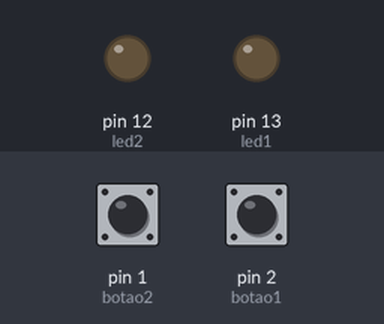
Simulated run of this sketch. Board: Arduino Uno, built with avr-gcc and run on an emulated ATmega328P. Shown: output pins drawn as LEDs (lit = HIGH). The inputs (shaded band) are chosen by the test bench; at power-on: pin 1 (botao2) HIGH, pin 2 (botao1) HIGH.

Above: at 1.2 s.
1.3 s: pin 1 (botao2) pulled LOW for 0.15 s
At 1.37 s:
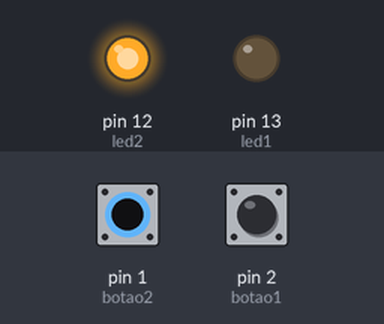
2.9 s: pin 2 (botao1) pulled LOW for 0.15 s
At 2.97 s:
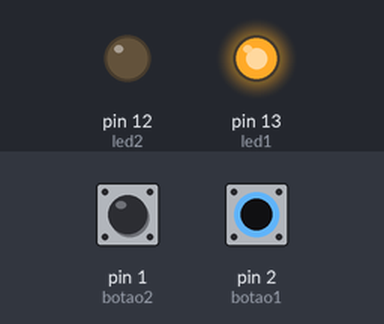
4.5 s: pin 2 (botao1) pulled LOW for 3.2 s
At 8.5 s:
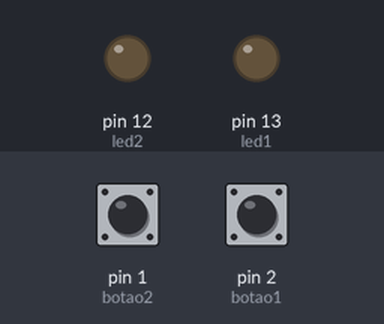
9.2 s: pin 1 (botao2) pulled LOW for 3.2 s
At 9.6 s:
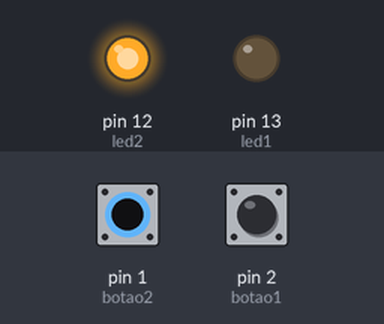
13.9 s: pin 1 (botao2) driven LOW and pin 2 (botao1) driven LOW
At 14.4 s:
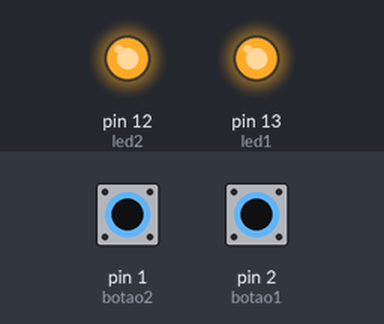
Timing chart, 0 to 16.4 s (numbered marks = the images above; inputs shaded):
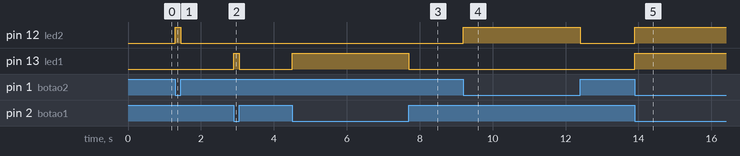

Measured:
- after the input at 1.3 s, pin 12 (led2): LOW → HIGH at once, → LOW 0.15 s later
- after the input at 2.9 s, pin 13 (led1): LOW → HIGH at once, → LOW 0.15 s later
- after the input at 4.5 s, pin 13 (led1): LOW → HIGH at once, → LOW 3.2 s later
- after the input at 9.2 s, pin 12 (led2): LOW → HIGH at once, → LOW 3.2 s later
- after the input at 13.9 s, pin 12 (led2), pin 13 (led1): LOW → HIGH at once

The sketch:

2led2button.ino
```cpp
int led1 = 13; //constante led refere-se ao pino digital 8
int botao1 = 2; //constante Botão refere-se ao pino digital 2.

int led2 = 12; //constante led refere-se ao pino digital 8
int botao2 = 1; //constante Botão refere-se ao pino digital 2.
int estadoBotao = 0;

void setup() {
pinMode(led1,OUTPUT); //definido pino digital 8 como de saída.
pinMode(botao1,INPUT); //definido pino digital 2 como de entrada.
pinMode(led2,OUTPUT); //definido pino digital 8 como de saída.
pinMode(botao2,INPUT); //definido pino digital 2 como de entrada.


}

void loop() {
  estadoBotao = digitalRead(botao1);

    if (estadoBotao == LOW){
    digitalWrite(led1,HIGH); //Botão pressionado, acende o led.
    } else {
    digitalWrite(led1,LOW); //Botão não pressionado, apaga o led.
    }

   estadoBotao = digitalRead(botao2);

    if (estadoBotao == LOW){
    digitalWrite(led2,HIGH); //Botão pressionado, acende o led.
    } else {
    digitalWrite(led2,LOW); //Botão não pressionado, apaga o led.
    }

}
```
